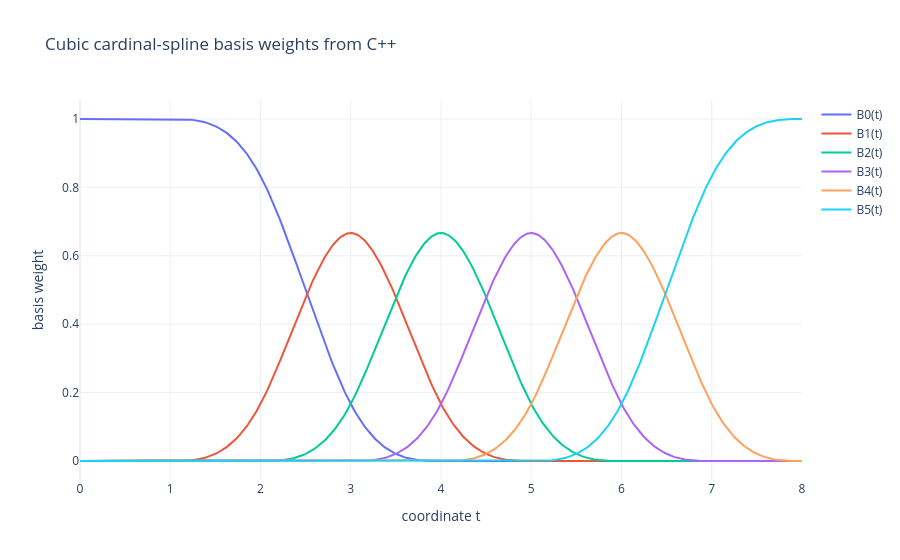

The cell this chart's notebook holds for it:
### Code cell
weights_figure = go.Figure()
for index in range(len(control_values)):
    weights_figure.add_scatter(
        x=sample_times,
        y=basis_weights[:, index],
        name=f"B{index}(t)",
    )
weights_figure.update_layout(
    title="Cubic cardinal-spline basis weights from C++",
    xaxis_title="coordinate t",
    yaxis_title="basis weight",
    template="plotly_white",
    hovermode="x unified",
)
weights_figure.show()

### Figure 1 — Plotly figure (JSON) as saved in the notebook; plotly's stock layout.template omitted (floating-point values rounded to 4 significant figures; data arrays with more than 128 entries replaced by an {"elided": "..."} marker saying what was removed)
{"data": [{"name": "B0(t)", "type": "scatter", "x": {"elided": "501 float values"}, "y": {"elided": "501 float values"}}, {"name": "B1(t)", "type": "scatter", "x": {"elided": "501 float values"}, "y": {"elided": "501 float values"}}, {"name": "B2(t)", "type": "scatter", "x": {"elided": "501 float values"}, "y": {"elided": "501 float values"}}, {"name": "B3(t)", "type": "scatter", "x": {"elided": "501 float values"}, "y": {"elided": "501 float values"}}, {"name": "B4(t)", "type": "scatter", "x": {"elided": "501 float values"}, "y": {"elided": "501 float values"}}, {"name": "B5(t)", "type": "scatter", "x": {"elided": "501 float values"}, "y": {"elided": "501 float values"}}], "layout": {"hovermode": "x unified", "title": {"text": "Cubic cardinal-spline basis weights from C++"}, "xaxis": {"title": {"text": "coordinate t"}}, "yaxis": {"title": {"text": "basis weight"}}}}
